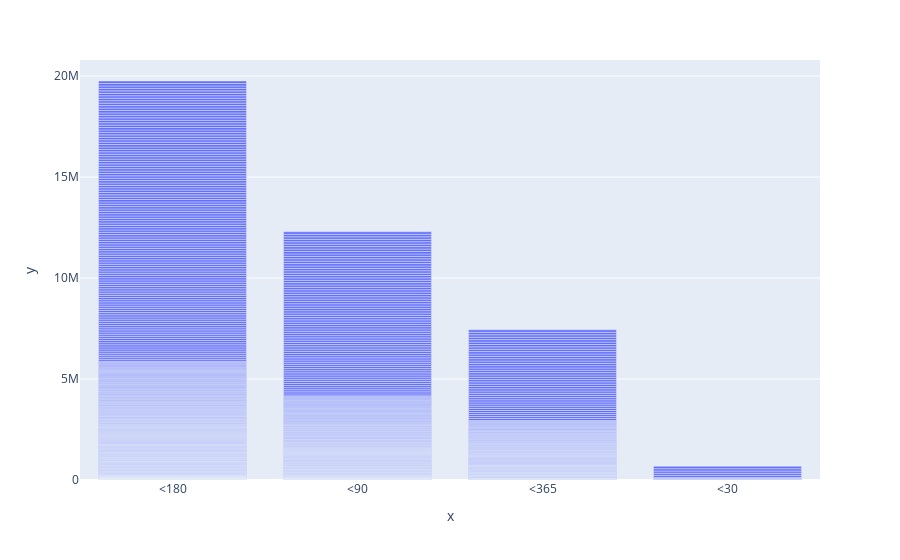

This figure's notebook cell:
### Code cell
px.bar(x=data_9.days, y=data_9.client_union_id)

### Figure 1 — Plotly figure (JSON) as saved in the notebook; plotly's stock layout.template omitted (floating-point values rounded to 4 significant figures; data arrays with more than 128 entries replaced by an {"elided": "..."} marker saying what was removed)
{"data": [{"alignmentgroup": "True", "hovertemplate": "x=%{x}<br>y=%{y}<extra></extra>", "legendgroup": "", "marker": {"color": "#636efa"}, "name": "", "offsetgroup": "", "orientation": "v", "showlegend": false, "textposition": "auto", "type": "bar", "x": {"elided": "838 str values"}, "xaxis": "x", "y": {"elided": "838 int values"}, "yaxis": "y"}], "layout": {"barmode": "relative", "legend": {"tracegroupgap": 0}, "margin": {"t": 60}, "xaxis": {"anchor": "y", "domain": [0, 1], "title": {"text": "x"}}, "yaxis": {"anchor": "x", "domain": [0, 1], "title": {"text": "y"}}}}
